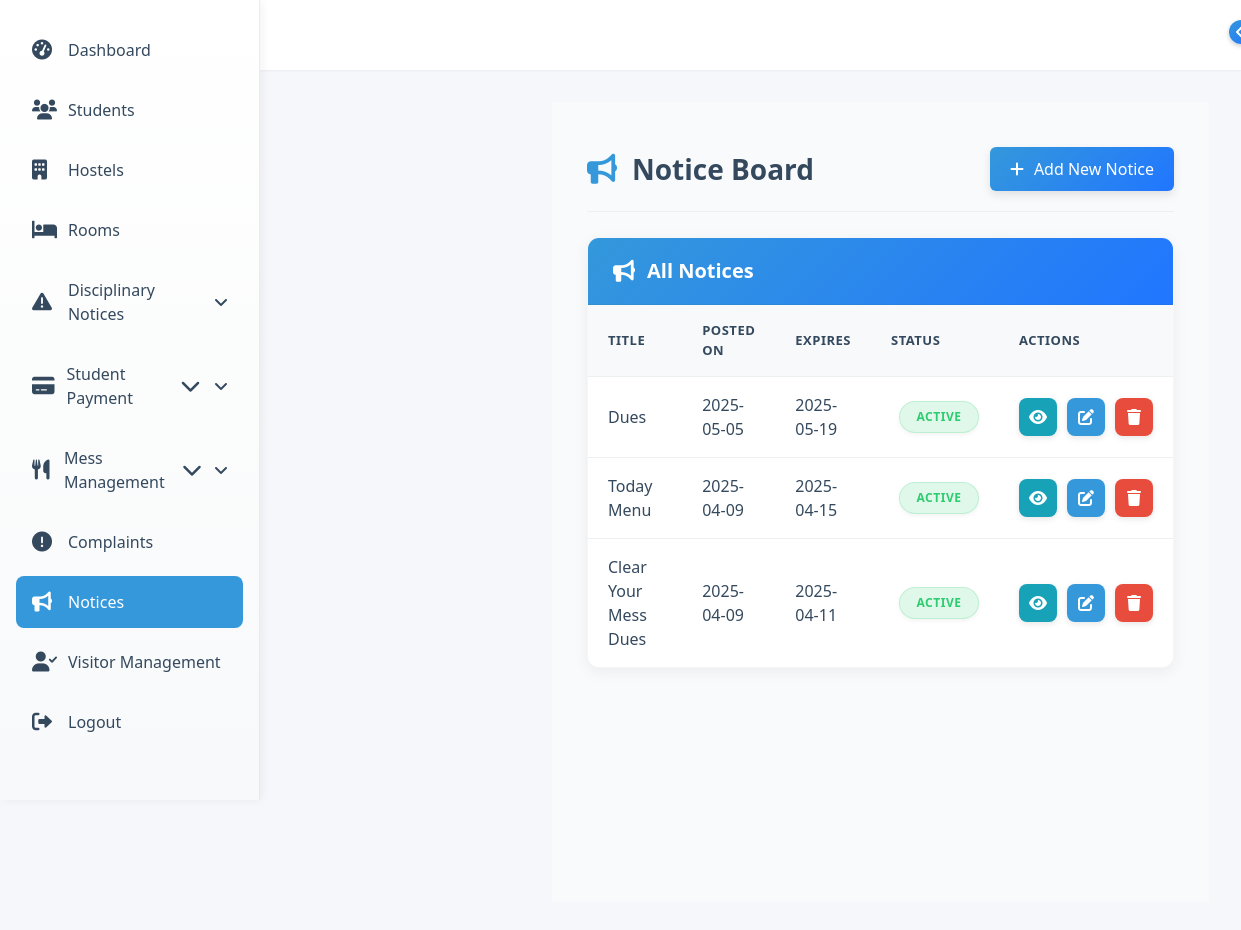
The app's page /hostel/admin/notices/ (signed in) with its own data.
### hostel/models.py (models this page shows, shortened)
class NoticeBoard(models.Model):
    Notice_ID = models.AutoField(primary_key=True)
    Title = models.CharField(max_length=255)
    Content = models.TextField()
    Created_At = models.DateTimeField(auto_now_add=True)
    Expiry_Date = models.DateTimeField(null=True, blank=True)
    Admin_ID = models.ForeignKey(Admin, on_delete=models.CASCADE)
    Is_Active = models.BooleanField(default=True)

### hostel/views.py (the view)
# urls.py: path('admin/notices/', views.list_of_notices, name='list_of_notices'),
@login_required
def list_of_notices(request):
    if not request.user.is_staff:
        return redirect('student_notices')  # Redirect students to their notice page
    notices = NoticeBoard.objects.all().order_by('-Created_At')
    return render(request, 'notice_complaint_management/list_of_noticeboard.html', {'notices': notices})

### hostel/templates/notice_complaint_management/list_of_noticeboard.html (shortened to what this page needs)
{% extends 'base.html' %}
{% load static %}
{% block content %}
<link rel="stylesheet" href="{% static 'css/stylenotice.css' %}">
<link rel="stylesheet" href="https://cdnjs.cloudflare.com/ajax/libs/font-awesome/5.15.4/css/all.min.css">
<div class="toggle-sidebar" id="toggleSidebar">
    <i class="fas fa-chevron-left" id="toggleIcon"></i>
</div>
<div class="main-content" id="mainContent">
    <div class="content-container">
        <div class="header">
            <h1 class="page-title"><i class="fas fa-bullhorn"></i> Notice Board</h1>
            <a href="{% url 'add_notice' %}" class="add-btn">
                <i class="fas fa-plus"></i>
                <span>Add New Notice</span>
            </a>
        </div>
        <div class="notice-card">
            <div class="card-header">
                <h2><i class="fas fa-bullhorn"></i> All Notices</h2>
            </div>
            <div class="card-body">
                <table class="notice-table">
                    <thead>
                        <tr>
                            <th style="width: 40%">TITLE</th>
                            <th style="width: 15%">POSTED ON</th>
                            <th style="width: 15%">EXPIRES</th>
                            <th style="width: 15%">STATUS</th>
                            <th style="width: 15%">ACTIONS</th>
                        </tr>
                    </thead>
                    <tbody>
                        {% for notice in notices %}
                        <tr>
                            <td>{{ notice.Title }}</td>
                            <td>{{ notice.Created_At|date:"Y-m-d" }}</td>
                            <td>
                                {% if notice.Expiry_Date %}
                                {{ notice.Expiry_Date|date:"Y-m-d" }}
                                {% else %}
                                <span>No expiry</span>
                                {% endif %}
                            </td>
                            <td>
                                {% if notice.Is_Active %}
                                <span class="badge badge-active">Active</span>
                                {% else %}
                                <span class="badge badge-inactive">Inactive</span>
                                {% endif %}
                            </td>
                            <td>
                                <div class="action-buttons">
                                    <a href="{% url 'view_notice' notice.Notice_ID %}" class="action-btn view-btn" title="View">
                                        <i class="fas fa-eye"></i>
                                    </a>
                                    {% if user.is_staff %}
                                    <a href="{% url 'edit_notice' notice.Notice_ID %}" class="action-btn edit-btn" title="Edit">
                                        <i class="fas fa-edit"></i>
                                    </a>
                                    <a href="{% url 'delete_notice' notice.Notice_ID %}" class="action-btn delete-btn" title="Delete">
                                        <i class="fas fa-trash"></i>
                                    </a>
                                    {% endif %}
                                </div>
                            </td>
                        </tr>
                        {% endfor %}
                    </tbody>
                </table>
            </div>
        </div>
    </div>
</div>
{% endblock %}

### hostel/static/css/showcase_notice.css (style rules this page uses)
:root { --primary-color: #4a6fdc; --primary-hover: #3d5cba; --success-color: #28a745; --danger-color: #dc3545; --warning-color: #ffc107; --light-gray: #f8f9fa; --medium-gray: #e9ecef; --dark-gray: #343a40; --border-color: #dee2e6; --shadow: 0 0.125rem 0.25rem rgba(0, 0, 0, 0.075); --transition: all 0.2s ease-in-out; }
.card-header { background-color: white; padding: 1.5rem; border-bottom: 1px solid var(--border-color); }
.card-body { padding: 1.5rem; }

### hostel/static/css/admin_showcasenotices.css (style rules this page uses)
.card-header { padding: 1rem 1.5rem; border-bottom: 1px solid rgba(0, 0, 0, 0.05); display: flex; justify-content: space-between; align-items: center; }
.card-body { padding: 1.5rem; }
.action-buttons { display: flex; gap: 0.5rem; }

### hostel/templates/base.html (style rules this page uses)
:root { --primary-color: #2563eb; --background-color: #f8fafc; --text-color: #1e293b; --sidebar-width: 280px; --header-height: 64px; --shadow-sm: 0 1px 2px 0 rgb(0 0 0 / 0.05); }
* { margin: 0; padding: 0; box-sizing: border-box; }
body { font-family: 'Inter', system-ui, -apple-system, sans-serif; background: var(--background-color); color: var(--text-color); min-height: 100vh; position: relative; }
.badge { padding: 0.25rem 0.75rem; border-radius: 9999px; font-size: 0.75rem; font-weight: 500; background: #ef4444; color: white; margin-left: 0.5rem; }

### records on screen
NoticeBoard: Title "Dues", Created_At "2025-05-05", Expiry_Date "2025-05-19", Is_Active "ACTIVE"
NoticeBoard: Title "Today Menu", Created_At "2025-04-09", Expiry_Date "2025-04-15", Is_Active "ACTIVE"
NoticeBoard: Title "Clear Your Mess Dues", Created_At "2025-04-09", Expiry_Date "2025-04-11", Is_Active "ACTIVE"
